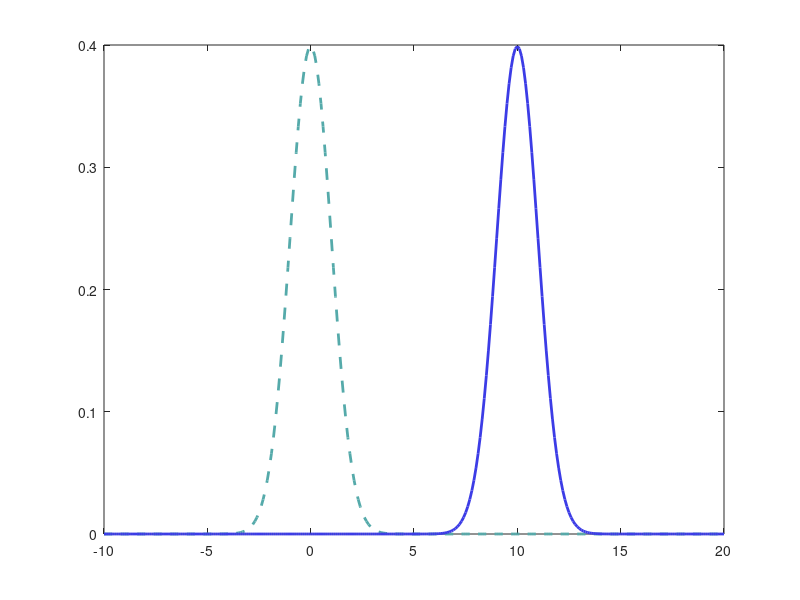

Reproduce this figure in MATLAB. (Note: this script raises an error after producing the figure.)
%%
%% MAIN PROGRAM
%%
clear all
close all
clc

%% Nice Colors for plots
%% .......................................................................
Color  = zeros(3,5);
Color(:,1) = [85;170;170]/255;
Color(:,2) = [60;60;230]/255;
Color(:,3) = [170;0;170]/255;
Color(:,4) = [200;0;0]/255;
Color(:,5) = [0;70;0]/255;
%% .......................................................................

a = 1;

h = 0.1;
k = 0.1;
x = (-10:h:20)';

f = exp(-x.^2/2) / sqrt(2 * pi);
figure
plot(x, f, '--', 'Color', Color(:,1), 'LineWidth', 2);
set(gcf, 'Color', 'w');

f10 = exp(-(x - a * 10).^2 / 2) / sqrt(2 * pi); % Exact solution at t = 10
hold on, plot(x, f10, 'Color', Color(:, 2), 'LineWidth', 2);
%% Crank-Nicolson
u = CN_BabyWave(h,k,a,x,f,10);
% figure(1)
hold on, plot(x,u,'o', 'Color', Color(:,4), 'LineWidth', 2)
set(gcf,'Color','w')
xlabel('space x');
ylabel('u(x, t) for fixed t');
title('Exact Solution v.s. CN\_Approximation');
legend('Initial condition', 'Exact solution at t = 10', ...
       'approximate Solution at t = 10');
%% Problem1b
% Repeat the simulation with h = k = 0.1, 0.01, and 0.001. Compute the
% error.
close all;
error1 = norm(f10 - u, 2);
h2 = 0.01;
k2 = 0.01;
u = CN_BabyWave(h2, k2, a, x, f, 10);
error2 = norm(f10 - u, 2);
h3 = 0.001;
k3 = 0.001;
u = CN_BabyWave(h3, k3, a, x, f, 10);
error3 = norm(f10 - u, 2);
hs = [h3, h2, h];
loglog(hs, [error3, error2, error1]);
xlabel('Space step size h (Note: h = k)');
ylabel('Error');
title('Error e(10, h, k) = ||f(x - 10) - w(x, 10, h, k)||_2 vs h');

display(error1);
display(error2);
display(error3);
leftSlope = (error2 - error3) / (h2 - h3);
rightSlope = (error1 - error2) / (h - h2);
display(leftSlope);
display(rightSlope);
%% Problem1c
close all;

a = 1;
h = 0.1;
k = 0.09;
x = (-10:h:20)';

f = exp(-x.^2/2) / sqrt(2 * pi);
figure
plot(x, f, '--', 'Color', Color(:,1), 'LineWidth', 2);
set(gcf, 'Color', 'w');

f10 = exp(-(x - a * 10).^2 / 2) / sqrt(2 * pi); % Exact solution at t = 10
hold on, plot(x, f10, 'Color', Color(:, 2), 'LineWidth', 2);
% Lax-Friedrichs Scheme
u = LF_BabyWave(h, k, a, x, f, 10);
hold on, plot(x,u,'o', 'Color', Color(:,4), 'LineWidth', 2)
set(gcf,'Color','w')
title('Exact Solution v.s. LF\_Approximation');
xlabel('space x');
ylabel('u(x, t) for fixed t');
legend('Initial condition', 'Exact solution at t = 10', ...
       'approximate Solution at t = 10');